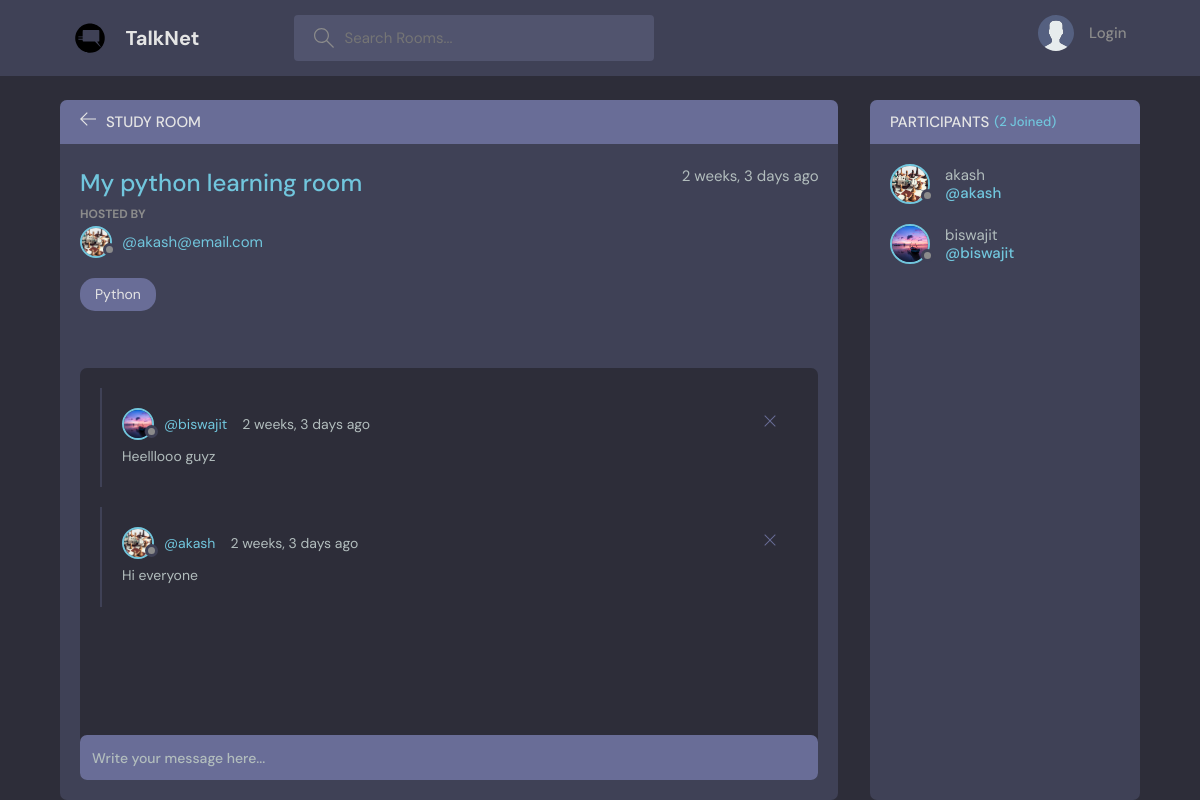
The page /room/1/ on the database its author committed.
### base/models.py (models this page shows, shortened)
class Room(models.Model):
    host = models.ForeignKey(User, on_delete=models.SET_NULL, null=True)
    topic = models.ForeignKey(Topic, on_delete=models.SET_NULL, null=True)
    name = models.CharField(max_length=200)
    description = models.TextField(null=True, blank=True)
    participants = models.ManyToManyField(User, related_name="participants", blank=True)
    updated = models.DateTimeField(auto_now=True)
    created = models.DateTimeField(auto_now_add=True)
    class Meta:
        ordering = ["-updated", "-created"]

class User(AbstractUser):
    name = models.CharField(max_length=200, null=True)
    email = models.EmailField(unique=True, null=True)
    bio = models.TextField(null=True)
    avatar = models.ImageField(null=True, default="avatar.svg")
    USERNAME_FIELD = "email"
    REQUIRED_FIELDS = []

class Topic(models.Model):
    name = models.CharField(max_length=200)
    def __str__(self):
        return self.name

class Message(models.Model):
    user = models.ForeignKey(User, on_delete=models.CASCADE)
    room = models.ForeignKey(Room, on_delete=models.CASCADE)
    body = models.TextField()
    updated = models.DateTimeField(auto_now=True)
    created = models.DateTimeField(auto_now_add=True)
    class Meta:
        ordering = ["-updated", "-created"]

### base/views.py (the view)
# urls.py: path("room/<str:pk>/", views.room, name="room"),  # pk = primary key
def room(request, pk):
    room = Room.objects.get(id=pk)
    room_messages = room.message_set.all()  # type:ignore
    participants = room.participants.all()
    if request.method == "POST":
        Message.objects.create(
            user=request.user, room=room, body=request.POST.get("body")
        )
        room.participants.add(request.user)
        return redirect("room", pk=room.id)  # type:ignore
    context = {
        "rooms": room,
        "room_messages": room_messages,
        "participants": participants,
    }
    return render(request, "base/room.html", context)

### base/templates/base/room.html (shortened to what this page needs)
{% extends 'main.html' %} {% block content %}
<main class="profile-page layout layout--2">
    <div class="container">
        <div class="room">
            <div class="room__top">
                <div class="room__topLeft">
                    <a href="{% url 'home' %}">
                        <svg
                            version="1.1"
                            xmlns="http://www.w3.org/2000/svg"
                            width="32"
                            height="32"
                            viewBox="0 0 32 32"
                        >
                            <title>arrow-left</title>
                            <path
                                d="M13.723 2.286l-13.723 13.714 13.719 13.714 1.616-1.611-10.96-10.96h27.625v-2.286h-27.625l10.965-10.965-1.616-1.607z"
                            ></path>
                        </svg>
                    </a>
                    <h3>Study Room</h3>
                </div>
            </div>
            <div class="room__box scroll">
                <div class="room__header scroll">
                    <div class="room__info">
                        <h3>{{rooms.name}}</h3>
                        <span>{{rooms.created|timesince}} ago</span>
                    </div>
                    <div class="room__hosted">
                        <p>Hosted By</p>
                        <a href="{% url 'user-profile' rooms.host.id %}" class="room__author">
                            <div class="avatar avatar--small">
                                <img src="{{rooms.host.avatar.url}}" />
                            </div>
                            <span>@{{rooms.host}}</span>
                        </a>
                    </div>
                    <span class="room__topics">{{rooms.topic}}</span>
                </div>
                <div class="room__conversation">
                    <div class="threads scroll">
                        {% for message in room_messages %}
                        <div class="thread">
                            <div class="thread__top">
                                <div class="thread__author">
                                    <a
                                        href="{% url 'user-profile' message.user.id %}"
                                        class="thread__authorInfo"
                                    >
                                        <div class="avatar avatar--small">
                                            <img
                                                src="{{message.user.avatar.url}}"
                                            />
                                        </div>
                                        <span>@{{message.user.username}}</span>
                                    </a>
                                    <span class="thread__date"
                                        >{{message.created|timesince}} ago</span
                                    >
                                </div>
                                <a href="{% url 'delete-message' message.id %}">
                                    <div class="thread__delete">
                                        <svg
                                            version="1.1"
                                            xmlns="http://www.w3.org/2000/svg"
                                            width="32"
                                            height="32"
                                            viewBox="0 0 32 32"
                                        >
                                            <title>remove</title>
                                            <path
                                                d="M27.314 6.019l-1.333-1.333-9.98 9.981-9.981-9.981-1.333 1.333 9.981 9.981-9.981 9.98 1.333 1.333 9.981-9.98 9.98 9.98 1.333-1.333-9.98-9.98 9.98-9.981z"
                                            ></path>
                                        </svg>
                                    </div>
                                </a>
                            </div>
                            <div class="thread__details">{{message.body}}</div>
                        </div>
                        {% endfor %}
                    </div>
                </div>
            </div>
            <div class="room__message">
                <form action="" method="POST">
                    <input name="body" placeholder="Write your message here..." />
                </form>
            </div>
        </div>
        <div class="participants">
            <h3 class="participants__top">
                Participants <span>({{participants.count}} Joined)</span>
            </h3>
            <div class="participants__list scroll">
                {% for user in participants%}
                <a href="{% url 'user-profile' user.id %}" class="participant">
                    <div class="avatar avatar--medium">
                        <img src="{{user.avatar.url}}" />
                    </div>
                    <p>
                        {{user.username}}
                        <span>@{{user.username}}</span>
                    </p>
                </a>
                {% endfor %}
            </div>
        </div>
    </div>
</main>
{% endblock content %}

### rows shown on the page
Room: name "My python learning room", created "2 weeks, 3 days", host.avatar (picture), host "akash@email.com", topic "Python"
Message: user.avatar (picture), user.username "biswajit", created "2 weeks, 3 days", body "Heelllooo guyz"
Message: user.avatar (picture), user.username "akash", created "2 weeks, 3 days", body "Hi everyone"
User: avatar (picture), username "akash"
User: avatar (picture), username "biswajit"

### other values the page prints
{{ participants.count }} "2"
